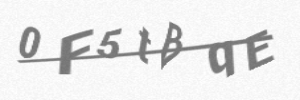
#> input picture captcha/generate_captcha/temp/0F5tBqE.png, 300 x 100 px
$ python -i prepare_data.py   (imports and definitions only)   (older library calls are emulated)
#> lines starting #> are read from the running program, lines starting #| are printed output that depends on the picture; after the words box and inside, x2 and y2 are one past the last pixel; in counts of white or black regions, pixels touching at a corner belong together
from __future__ import division
from __future__ import print_function

import requests
import os
from os import listdir
from os.path import join, isfile
from PIL import Image, ImageChops
from scipy.misc import imread
import math
import numpy as np
import cv2
import random
import string

chars_list = '0123456789ABCDEFGHIJKLMNOPQRSTUVWXYZabcdefghijklmnopqrstuvwxyz'
chars_dict = {c: chars_list.index(c) for c in chars_list}

RAW_PATH = '/tensorflow/captcha/generate_captcha/train'
SLICED_PATH = '/tensorflow/captcha/generate_captcha/sliced'
CHARS_PATH = '/tensorflow/captcha/generate_captcha/chars'

part = 0
# [1 line that did not run here, left out]

# [12 lines left out: functions process_directory, process_image, not called in this run]

def reduce_noise(file_path):
#> called with file_path = '../generate_captcha/temp/0F5tBqE.png'
	print(file_path)
	img = cv2.imread(file_path)
#> img is the input picture: shape (100, 300, 3); min 115, max 255, mean 232.6
	dst = cv2.fastNlMeansDenoisingColored(img,None,20, 20, 7, 21)
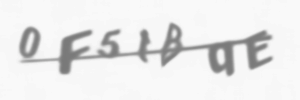
#> dst: shape (100, 300, 3); mean B, G, R 232.8, 232.8, 232.8
	cv2.imwrite(file_path, dst)
	img = Image.open(file_path).convert('L')
#> img: PIL image 300x100 L
	img = img.point(lambda x: 0 if x<150 else 255, '1')
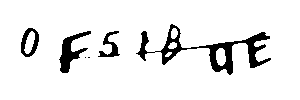
#> img: PIL image 300x100 1; 91.7% white; 6 black regions (2 under 20 px), largest, box (x1, y1, x2, y2) and area: (136, 24, 271, 75) 1517, (59, 31, 91, 73) 501, (21, 28, 39, 57) 247, (98, 31, 120, 57) 214
	img.save(file_path)

# [68 lines left out: functions reduce_noise_dir, crop, crop_dir, adjust_dir, not called in this run]

def rename (path, file_name, letter):
	os.rename(join(path,file_name), join(path, letter + '-' + file_name + '.png'))

# [24 lines left out: functions detect_char, detect_dir, not called in this run]

# [2 lines not run here, left out]
'''	crop_dir(RAW_PATH, SLICED_PATH)
	adjust_dir(SLICED_PATH)'''

>>> result = reduce_noise('../generate_captcha/temp/0F5tBqE.png')
